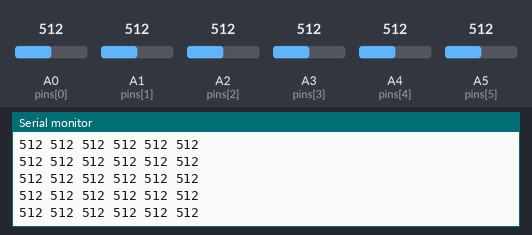
Simulated run of this sketch. Board: Arduino Uno, built with avr-gcc and run on an emulated ATmega328P. On the bench: the last lines printed to the serial monitor. Inputs (shaded band) come from the test bench; at power-on: A0 (pins[0]) = 512, A2 (pins[2]) = 512, A3 (pins[3]) = 512, A1 (pins[1]) = 512, A4 (pins[4]) = 512, A5 (pins[5]) = 512.

Above: at 1.2 s.
1.3 s: A0 (pins[0]) set to 107
At 2.0 s:
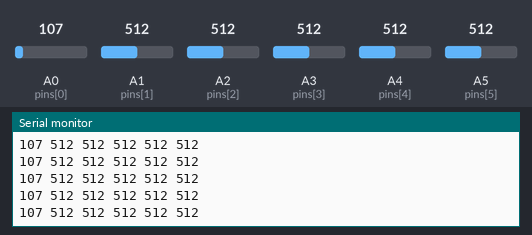
4.3 s: A0 (pins[0]) set to 88
At 5.1 s:
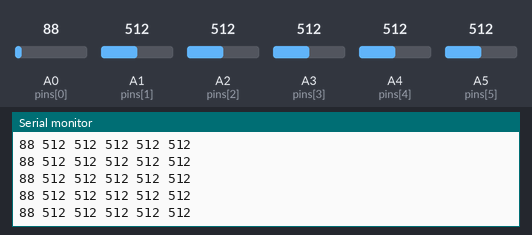
10.3 s: A2 (pins[2]) set to 106
At 11.3 s:
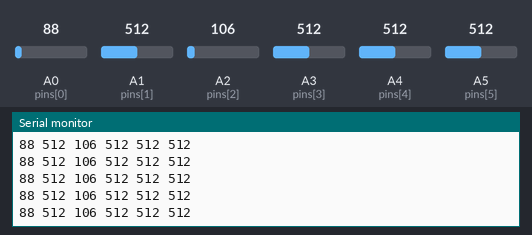
11.8 s: A2 (pins[2]) set to 90
At 12.7 s:
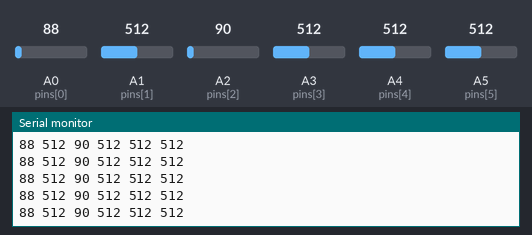
14.8 s: A3 (pins[3]) set to 106
At 15.7 s:
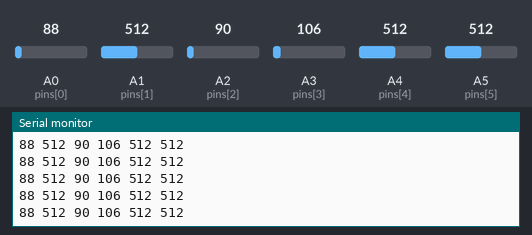
16.3 s: A3 (pins[3]) set to 90
At 17.3 s:
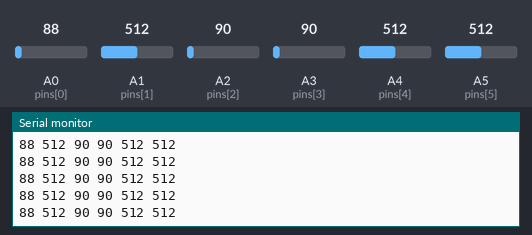
Timing chart, 0 to 19.3 s (numbered marks = the images above; inputs shaded):
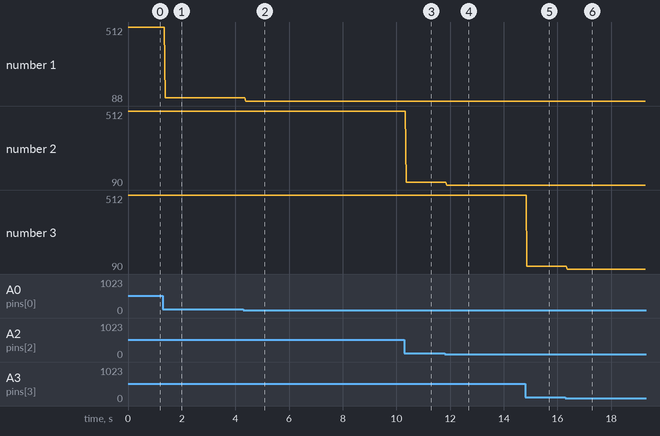

Measured:
- after the input at 1.3 s, the serial monitor: prints a new line after 0.08 s (image 1)
- after the input at 4.3 s, the serial monitor: prints a new line after 0.08 s (image 2)
- after the input at 10.3 s, the serial monitor: prints a new line after 0.06 s (image 3)
- after the input at 11.8 s, the serial monitor: prints a new line after 0.07 s (image 4)
- after the input at 14.8 s, the serial monitor: prints a new line after 0.06 s (image 5)
- after the input at 16.3 s, the serial monitor: prints a new line after 0.06 s (image 6)
- plotted number 1: 512 → 107 after the input at 1.3 s, 107 → 88 after the input at 4.3 s
- plotted number 2: 512 → 106 after the input at 10.3 s, 106 → 90 after the input at 11.8 s

The sketch:

analog_inputs.ino
```cpp
// Analog Inputs (potentiometers) to Max
// - - - - - - - Multiple sensors > Max

// notice: Unconnected pins are 'floating' somewhere between 5V and 0V,
// these will output random values

// const variable with the number of the analog sensors we will use
const byte numberOfPins = 6;
// the pins the sensors are connected with
const byte pins[numberOfPins] = { A0, A1, A2, A3, A4, A5 };

void setup() {
  Serial.begin(9600);
}

void loop() {
  // loop to read out the sensor values
  // and print them out sequentially, separated by blanc spaces
  for (byte i = 0; i < numberOfPins; i++) {
    int pinReading = analogRead(pins[i]);
    Serial.print(pinReading);
    Serial.print(" ");
    //
    delay(2);
  }
  // end the printed sequence with a carriage return & a newline character
  Serial.println();
}
```
